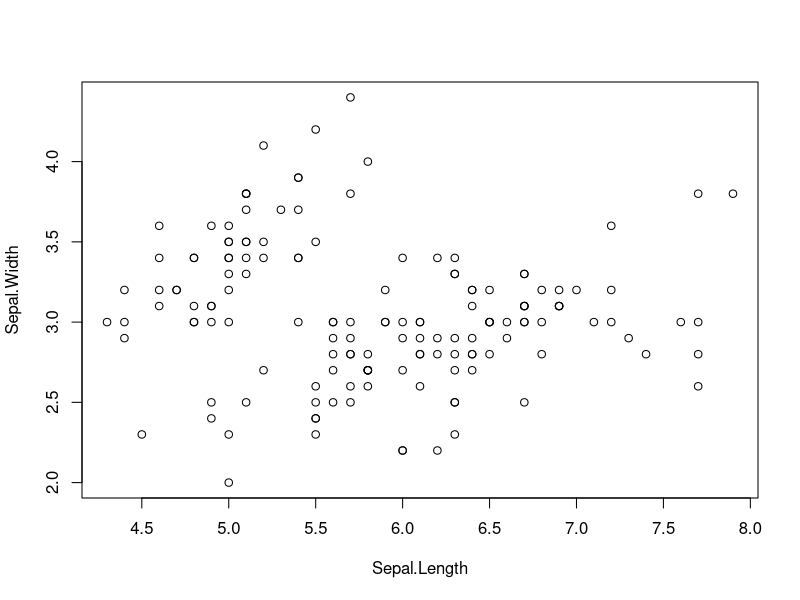
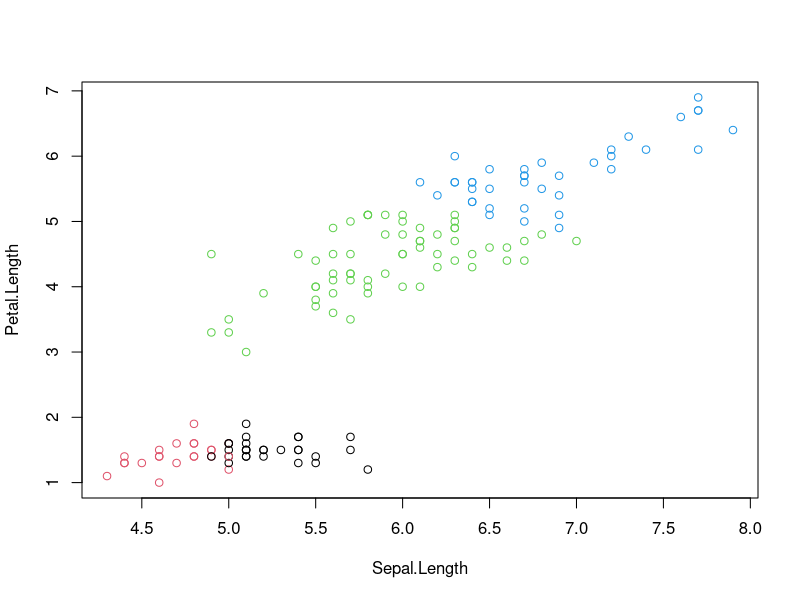
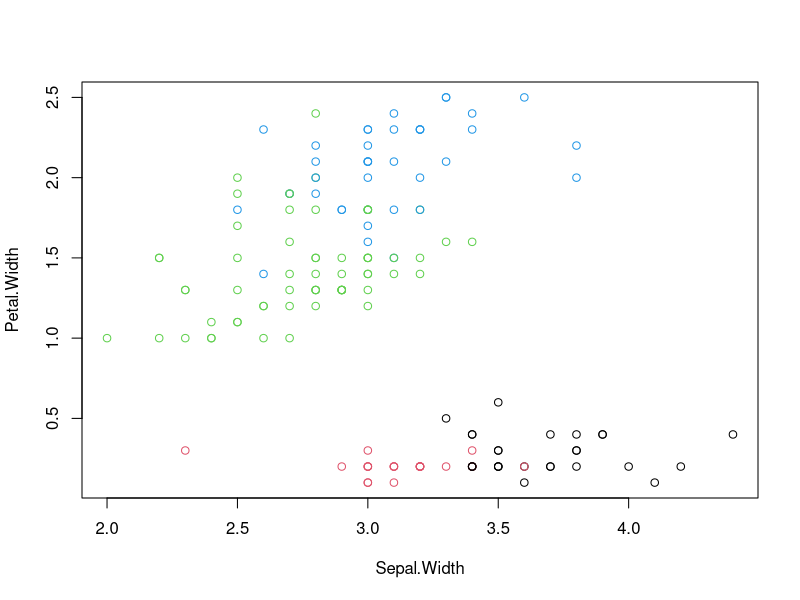
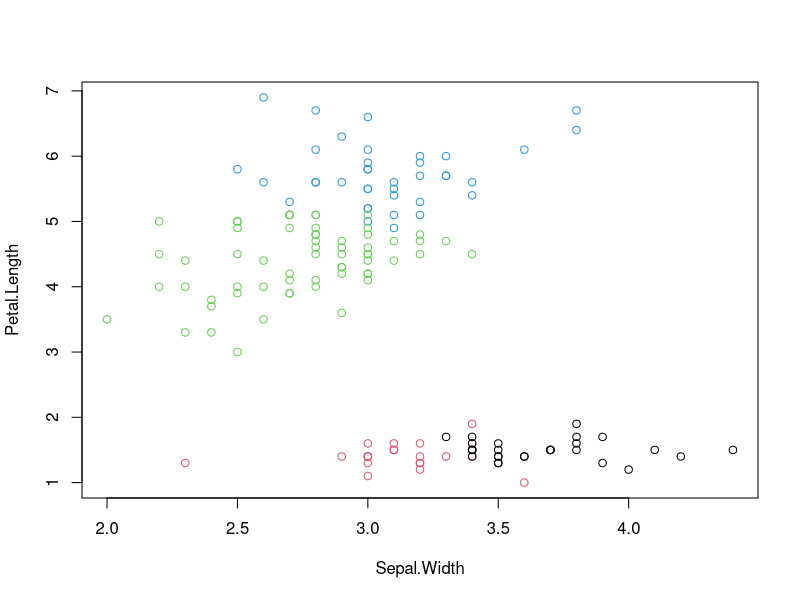
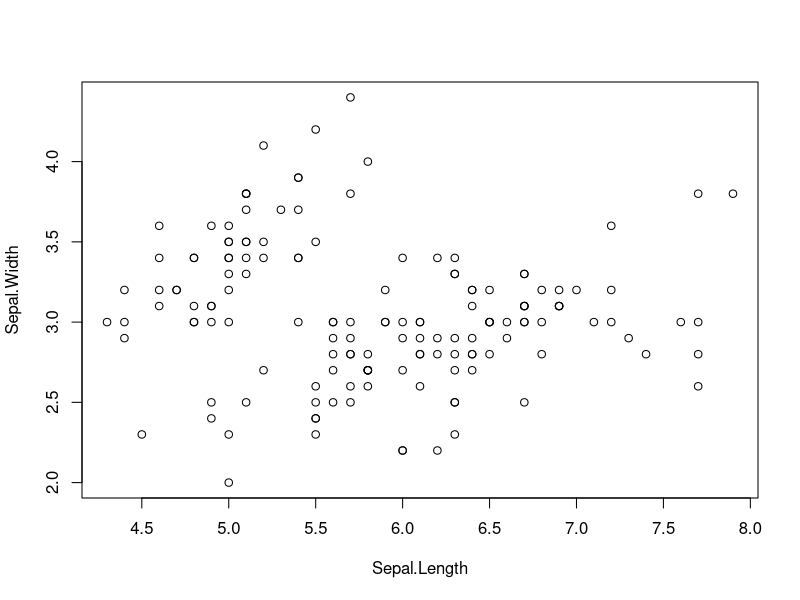
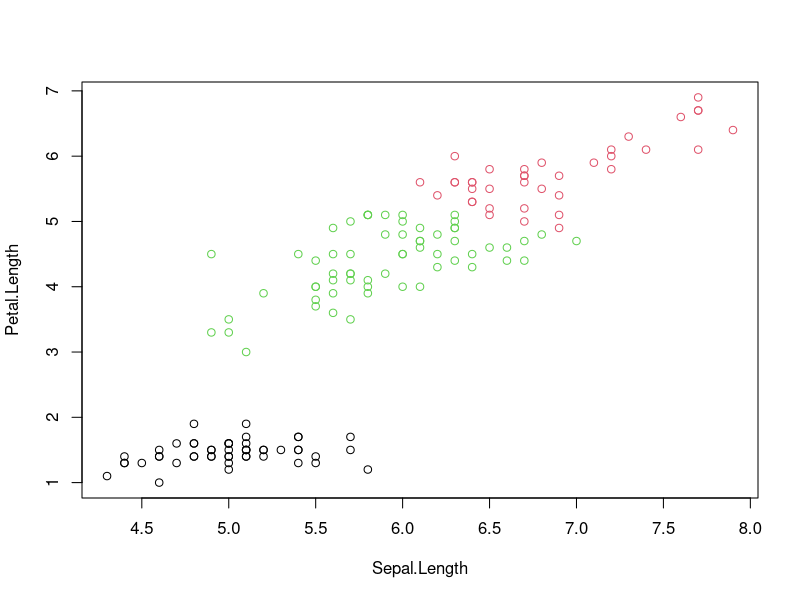
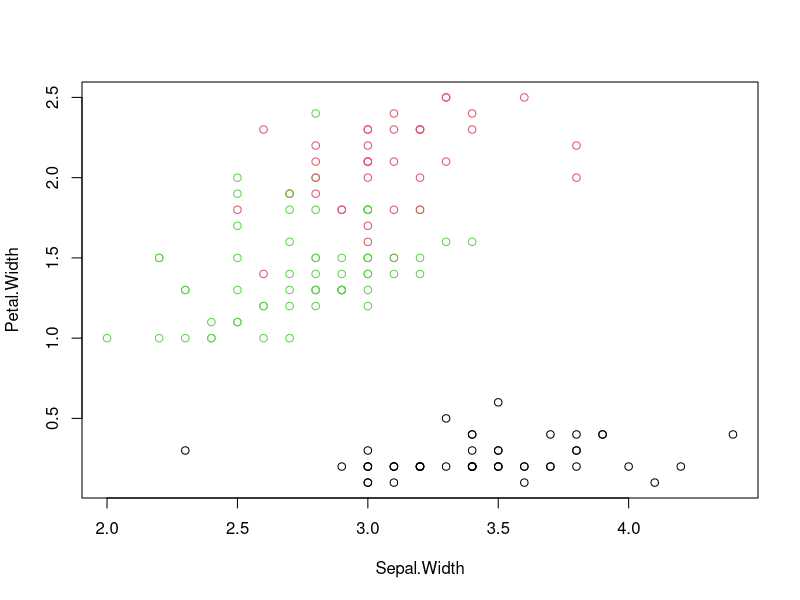
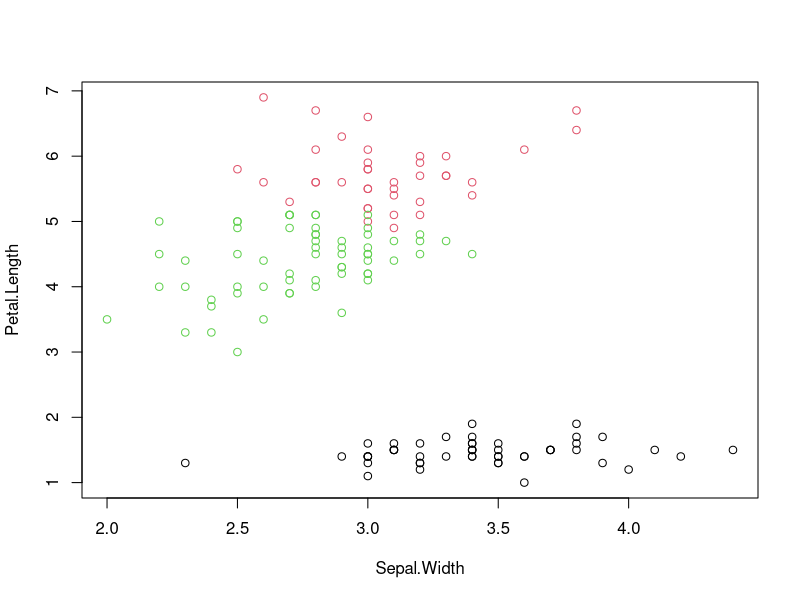

Write the R code that produced these figures, in order.
install.packages("FactoMineR")
library(FactoMineR)
data(iris)
iris
?iris
iris_bis = iris[,-5]
"methode des k means"
?kmeans
km_4 = kmeans(iris_bis,centers=4)
km_4
plot(iris_bis[,c(1,2)])
plot(iris_bis[,c(1,3)], col=km_4$cluster)
plot(iris_bis[,c(2,4)], col=km_4$cluster)
plot(iris_bis[,c(2,3)], col=km_4$cluster)

km_3 = kmeans(iris_bis,centers=3)
km_3
plot(iris_bis[,c(1,2)])
plot(iris_bis[,c(1,3)], col=km_3$cluster)
plot(iris_bis[,c(2,4)], col=km_3$cluster)
plot(iris_bis[,c(2,3)], col=km_3$cluster)
#cah
iris_distance = dist(iris_bis)
?hclust
cah = hclust(iris_distance)
plot(cah)
cutree(cah,k=2)
cutree(cah,k=3)
plot(iris_bis[,c(1,2)], col=cutree(cah,k=3))
plot(iris_bis[,c(1,4)], col=cutree(cah,k=3))
plot(iris_bis[,c(2,3)], col=cutree(cah,k=3))
plot(iris_bis[,c(3,4)], col=cutree(cah,k=3))
